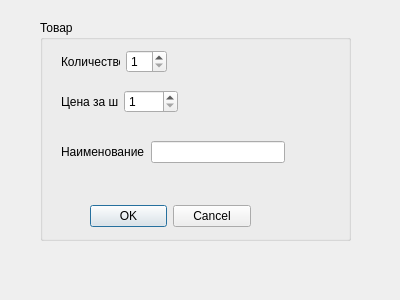
<?xml version="1.0" encoding="UTF-8"?>
<ui version="4.0">
 <class>ProductData</class>
 <widget class="QDialog" name="ProductData">
  <property name="geometry">
   <rect>
    <x>0</x>
    <y>0</y>
    <width>400</width>
    <height>300</height>
   </rect>
  </property>
  <property name="windowTitle">
   <string>Dialog</string>
  </property>
  <widget class="QGroupBox" name="groupBox">
   <property name="geometry">
    <rect>
     <x>40</x>
     <y>20</y>
     <width>311</width>
     <height>221</height>
    </rect>
   </property>
   <property name="title">
    <string>Товар</string>
   </property>
   <widget class="QDialogButtonBox" name="buttonBox">
    <property name="geometry">
     <rect>
      <x>50</x>
      <y>180</y>
      <width>161</width>
      <height>32</height>
     </rect>
    </property>
    <property name="orientation">
     <enum>Qt::Horizontal</enum>
    </property>
    <property name="standardButtons">
     <set>QDialogButtonBox::Cancel|QDialogButtonBox::Ok</set>
    </property>
   </widget>
   <widget class="QWidget" name="layoutWidget">
    <property name="geometry">
     <rect>
      <x>21</x>
      <y>120</y>
      <width>224</width>
      <height>24</height>
     </rect>
    </property>
    <layout class="QHBoxLayout" name="horizontalLayout">
     <item>
      <widget class="QLabel" name="Namelabel">
       <property name="text">
        <string>Наименование</string>
       </property>
      </widget>
     </item>
     <item>
      <widget class="QLineEdit" name="NamelineEdit">
       <property name="maxLength">
        <number>15</number>
       </property>
      </widget>
     </item>
    </layout>
   </widget>
   <widget class="QWidget" name="layoutWidget">
    <property name="geometry">
     <rect>
      <x>21</x>
      <y>70</y>
      <width>117</width>
      <height>24</height>
     </rect>
    </property>
    <layout class="QHBoxLayout" name="horizontalLayout_2">
     <item>
      <widget class="QLabel" name="Pricelabel">
       <property name="text">
        <string>Цена за шт.</string>
       </property>
      </widget>
     </item>
     <item>
      <widget class="QSpinBox" name="PricespinBox">
       <property name="minimum">
        <number>1</number>
       </property>
       <property name="maximum">
        <number>1001</number>
       </property>
      </widget>
     </item>
    </layout>
   </widget>
   <widget class="QWidget" name="layoutWidget">
    <property name="geometry">
     <rect>
      <x>21</x>
      <y>30</y>
      <width>106</width>
      <height>24</height>
     </rect>
    </property>
    <layout class="QHBoxLayout" name="horizontalLayout_3">
     <item>
      <widget class="QLabel" name="Numberlabel">
       <property name="text">
        <string>Количество</string>
       </property>
      </widget>
     </item>
     <item>
      <widget class="QSpinBox" name="NumberspinBox">
       <property name="minimum">
        <number>1</number>
       </property>
      </widget>
     </item>
    </layout>
   </widget>
  </widget>
 </widget>
 <resources/>
 <connections>
  <connection>
   <sender>buttonBox</sender>
   <signal>accepted()</signal>
   <receiver>ProductData</receiver>
   <slot>accept()</slot>
   <hints>
    <hint type="sourcelabel">
     <x>248</x>
     <y>254</y>
    </hint>
    <hint type="destinationlabel">
     <x>157</x>
     <y>274</y>
    </hint>
   </hints>
  </connection>
  <connection>
   <sender>buttonBox</sender>
   <signal>rejected()</signal>
   <receiver>ProductData</receiver>
   <slot>reject()</slot>
   <hints>
    <hint type="sourcelabel">
     <x>316</x>
     <y>260</y>
    </hint>
    <hint type="destinationlabel">
     <x>286</x>
     <y>274</y>
    </hint>
   </hints>
  </connection>
 </connections>
</ui>
